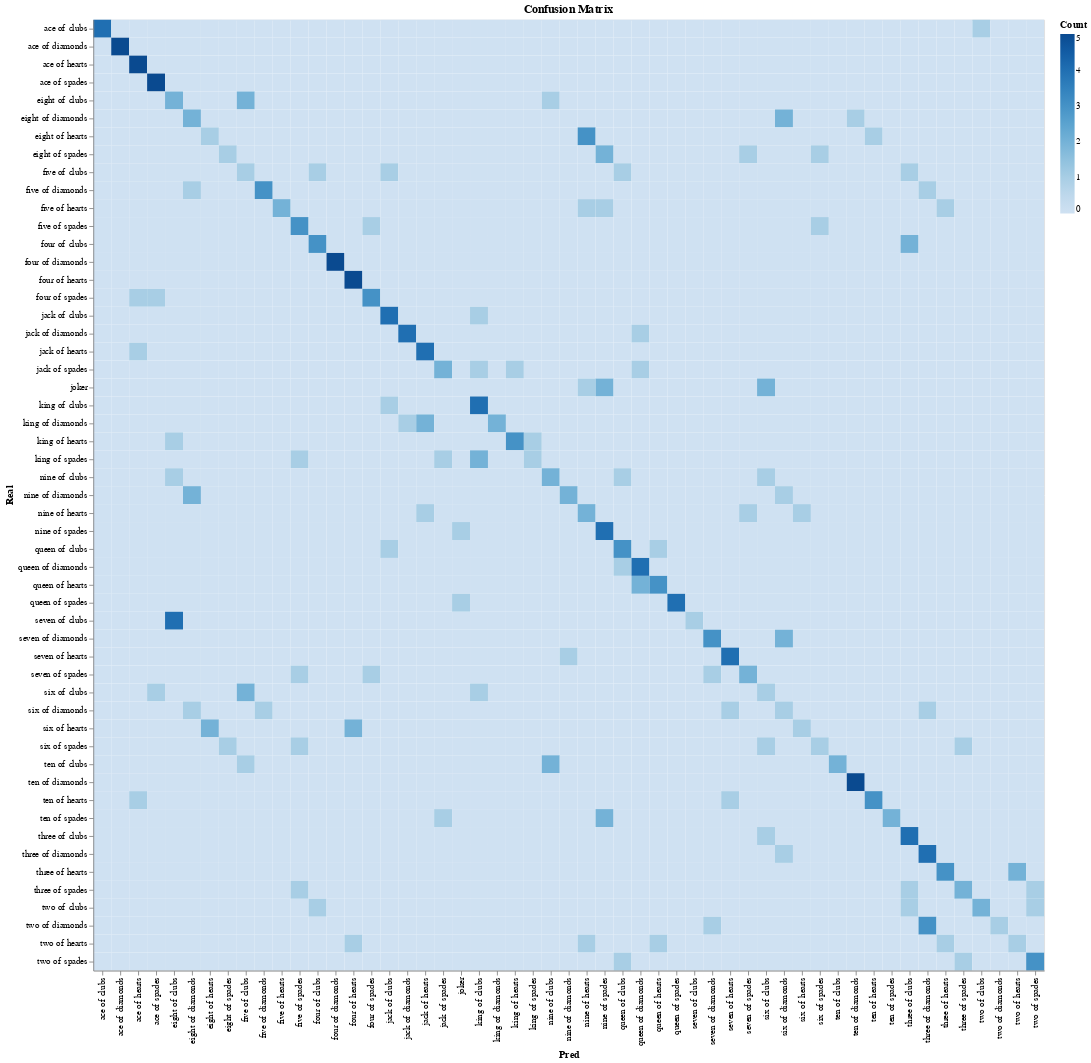

Notebook code cell kept with this figure:
### Code cell
# Confusion Matrix

alt.Chart(conf_df).mark_rect().encode(
    x = 'Pred:O', y = 'Real:O',
    color = alt.Color('Count:Q', scale = alt.Scale(scheme = 'blues'), legend = alt.Legend(title = 'Count'))
).properties(
    title = 'Confusion Matrix'
)

### Figure 1 — Vega-Lite specification as saved in the notebook (floating-point values rounded to 4 significant figures; data arrays with more than 128 entries replaced by an {"elided": "..."} marker saying what was removed)
{"config": {"view": {"continuousWidth": 300, "continuousHeight": 300}}, "data": {"name": "data-ca02292301e31d71cb8c3a192c615270"}, "mark": {"type": "rect"}, "encoding": {"color": {"field": "Count", "legend": {"title": "Count"}, "scale": {"scheme": "blues"}, "type": "quantitative"}, "x": {"field": "Pred", "type": "ordinal"}, "y": {"field": "Real", "type": "ordinal"}}, "title": "Confusion Matrix", "$schema": "https://vega.github.io/schema/vega-lite/v5.17.0.json", "datasets": {"data-ca02292301e31d71cb8c3a192c615270": {"elided": "2809 records"}}}
